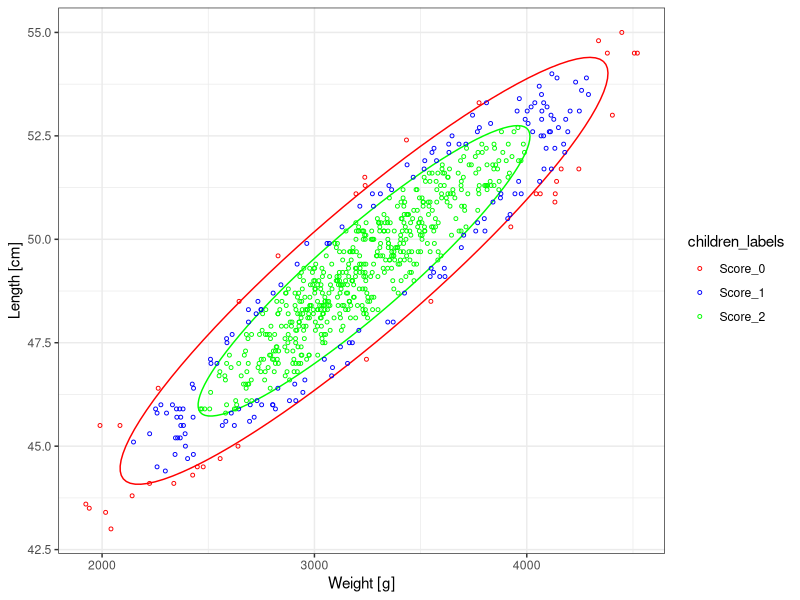
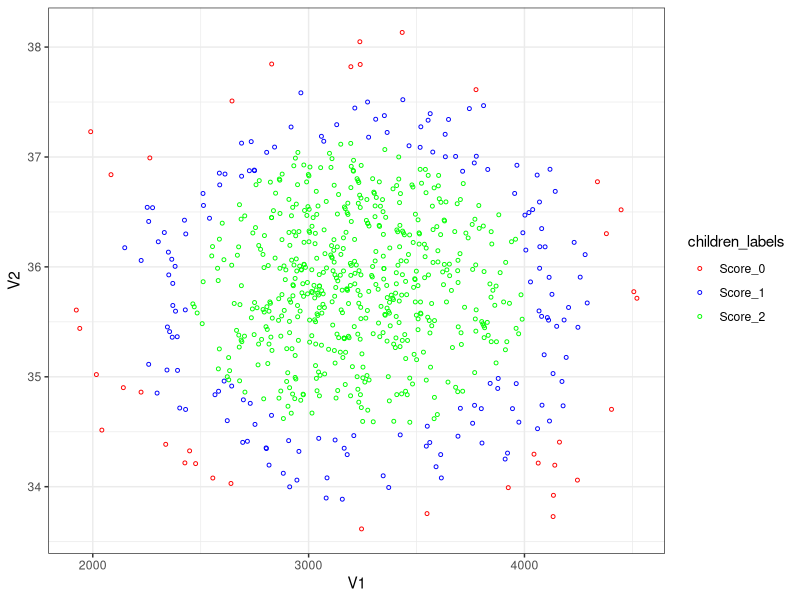
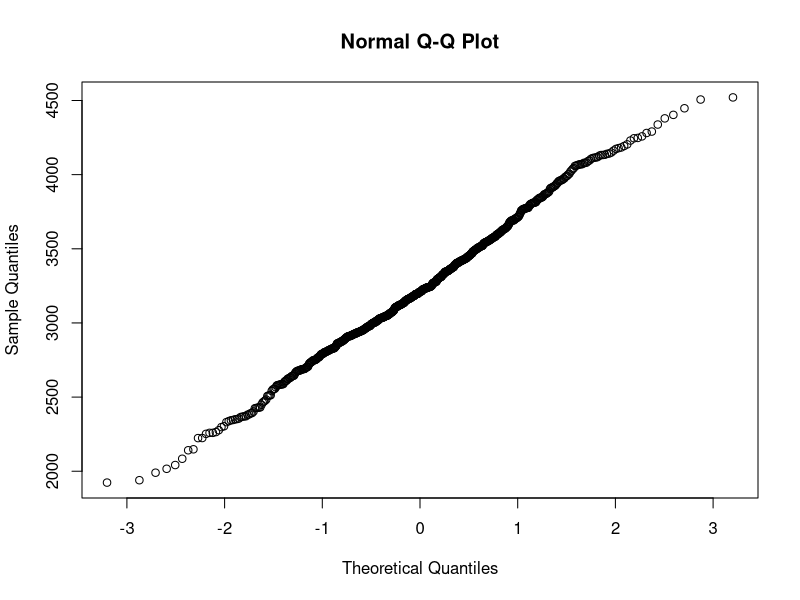
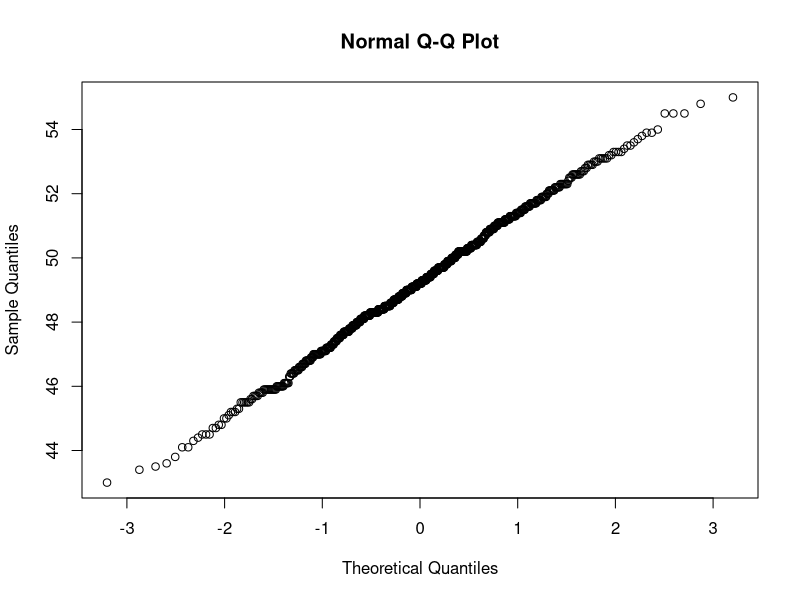
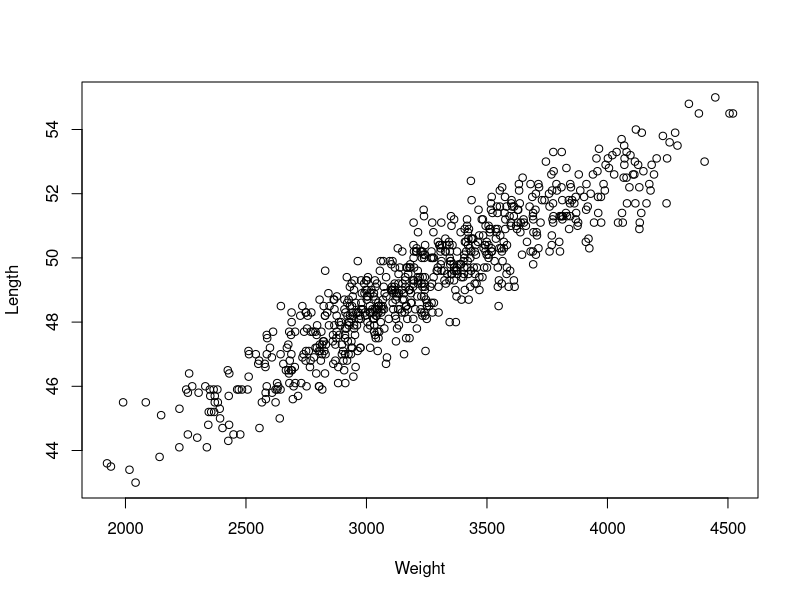
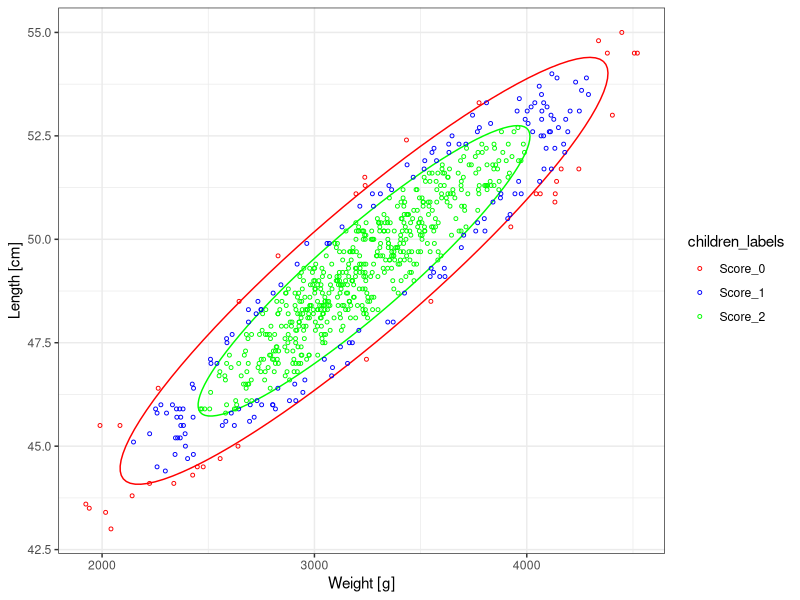
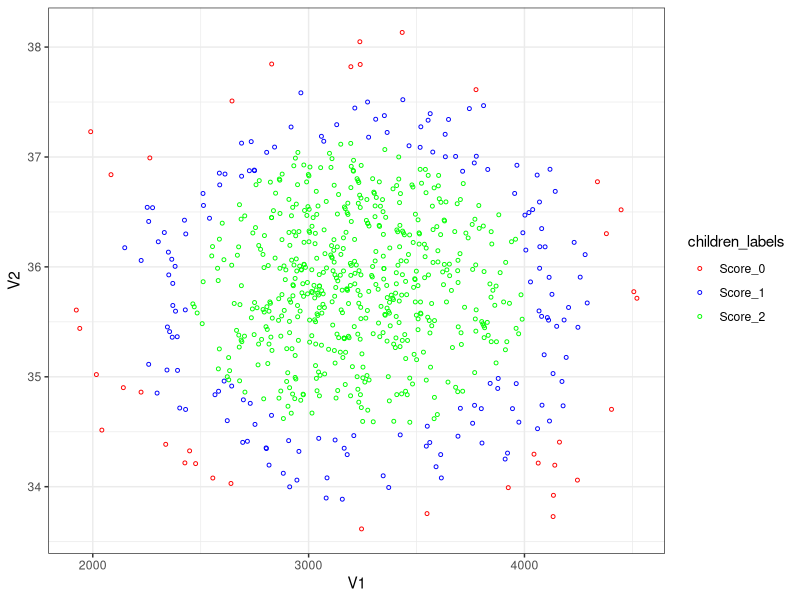

Generate these figures, in order, with R:
set.seed(42)

install.packages("ggplot2")
library(ggplot2)
install.packages("ellipse")
library(ellipse)
install.packages("patchwork")
library(patchwork)

children_data <- read.table("List 1/WeightLength.txt", header=TRUE)
means <- colMeans(children_data)
round(means, 2)

covariance <- cov(children_data)
round(covariance, 2)

cor(children_data)

png("List 1/weight_qqplot.png")
qqnorm(children_data[["Weight"]])
dev.off()

png("List 1/length_qqplot.png")
qqnorm(children_data[["Length"]])
dev.off()

png("List 1/children_data.png")
plot(children_data)
dev.off()

generate_ellipse_data <- function(covariance, means, level) {  
  # sigma: covariance matrix, mu: mean vector, level: probability 
  ellipse_data = ellipse(x = covariance, centre = means, level = level)
  ellipse_data = as.data.frame(ellipse_data)
  return(ellipse_data)
}

centralized_children_data <- sweep(children_data, MARGIN=2, means, FUN="-")

children_c2 <- rowSums((as.matrix(centralized_children_data) %*% solve(covariance)) * (centralized_children_data))

children_c2_in_outer_ellipse <- children_c2 <= qchisq(0.95, df=2)
children_c2_in_inner_ellipse <- children_c2 <= qchisq(0.75, df=2)
children_labels <- as.integer(children_c2_in_outer_ellipse & !children_c2_in_inner_ellipse) + 2 * as.integer(children_c2_in_inner_ellipse) +1
labels <- c("Score_0", "Score_1", "Score_2")
children_labels <- labels[children_labels]

table(children_labels)

color_mapping <- c("Score_0" = "red", "Score_1" = "blue", "Score_2" = "green")
ggplot() +
  geom_path(data = generate_ellipse_data(covariance, means, 0.95), aes(x = Weight, y = Length), color='red') +
  geom_path(data = generate_ellipse_data(covariance, means, 0.75), aes(x = Weight, y = Length), color='green') +
  geom_point(data = children_data, aes(x = Weight, y = Length, color=children_labels), size = 1, shape = 21) +
  scale_color_manual(values = color_mapping) +
  theme_bw() +
  labs(x = "Weight [g]", y = "Length [cm]")
ggsave("List 1/children_classified.png", width = 6, height = 4, units = "in")

decomposition <- eigen(covariance)
decomposition

decomposition$vectors <- decomposition$vectors * (-1)
decomposition

decomposition$values[1] * decomposition$vectors[,1] %*% t(decomposition$vectors[,1]) 

decomposition$values[2] * decomposition$vectors[,2] %*% t(decomposition$vectors[,2]) 

decomposition$values[1] * decomposition$vectors[,1] %*% t(decomposition$vectors[,1]) + decomposition$values[2] * decomposition$vectors[,2] %*% t(decomposition$vectors[,2]) - covariance

children_data_ptransformed <- as.data.frame(as.matrix(children_data) %*% decomposition$vectors)
children_data_ptransformed

ggplot() +
  geom_point(data = children_data_ptransformed, aes(x = V1, y = V2, color=children_labels), size = 1, shape = 21) +
  scale_color_manual(values = color_mapping) +
  theme_bw()
ggsave("List 1/deentanlged_children.png", width = 6, height = 4, units = "in")
